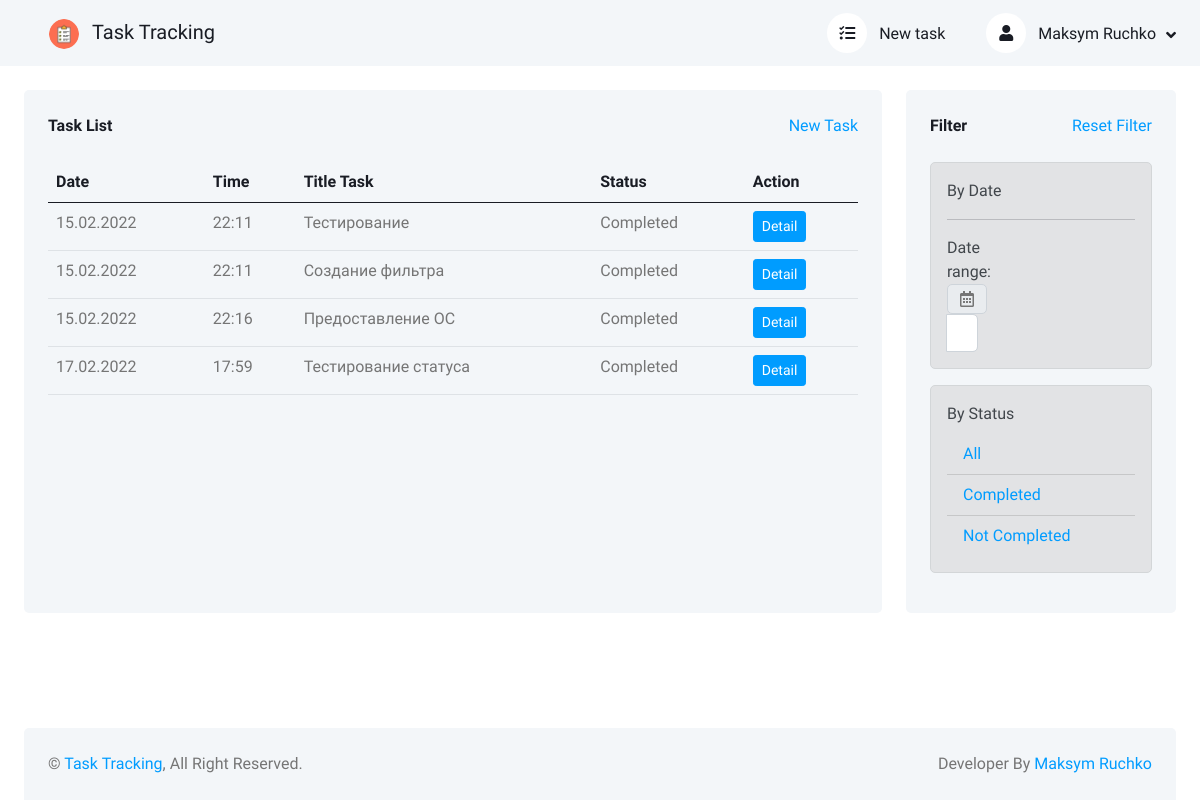
Page /?q=completed (signed in) on the committed database.
### users/models.py (models this page shows, shortened)
class CustomUser(AbstractUser):
    email = models.EmailField("E-mail", unique=True)
    username = models.CharField("Username", max_length=150, blank=True, null=True, unique=True)
    date_joined = models.DateTimeField("Date joined", default=timezone.now, blank=True, null=True)
    USERNAME_FIELD = 'email'
    REQUIRED_FIELDS = []
    objects = CustomUserManager()
    def get_absolute_url(self):
        return reverse('user_detail', kwargs={'user_name': str(self.username)})
    class Meta:
        verbose_name = 'User'
        verbose_name_plural = 'Users'
        ordering = ['id']

### tasks/models.py (models this page shows, shortened)
class Task(models.Model):
    NOT_COMPLETED = 'Not completed'
    COMPLETED = 'Сompleted'
    title = models.CharField('Title', max_length=150)
    description = models.TextField('Description')
    status = models.CharField(
        'Status',
        choices=[('not completed', NOT_COMPLETED), ('completed', COMPLETED), ],
        max_length=13,
    )
    creation_date = models.DateTimeField('Creation date', auto_now_add=True)
    owner = models.ForeignKey(
        get_user_model(),
        verbose_name='Owner',
        on_delete=models.CASCADE,
        blank=True,
        null=True,
    )
    class Meta:
        verbose_name = 'Task'
        verbose_name_plural = 'Tasks'

### tasks/views.py (the view)
# urls.py: path('', HomeTaskListView.as_view(), name='home'),
class HomeTaskListView(LoginRequiredMixin, ListView):
    model = Task
    context_object_name = 'task_list'
    template_name = 'tasks/task_list.html'
    login_url = 'login'
    ordering = ['-creation_date']
    def get_context_data(self, *, object_list=None, **kwargs):
        context = super(HomeTaskListView, self).get_context_data(**kwargs)
        context['task_list'] = context['task_list'].filter(owner=self.request.user)
        return context
    def get_queryset(self):
        if self.request.GET.get('q') == None:
            status_filter = Task.objects.all()
        elif self.request.GET.get('q') != None:
            q = self.request.GET.get('q')
            status_filter = Task.objects.filter(status__iexact=q)
        else:
            q = ''
            status_filter = Task.objects.filter(status__iexact=q)
        return status_filter

### tasks/templates/tasks/task_list.html (shortened to what this page needs)
{% extends 'base.html' %}
{% load static %}
{% block content %}
<div class="row g-4">
    <div class="col-sm-12 col-xl-9">
        <div class="bg-light rounded h-100 p-4">
            <div class="d-flex align-items-center justify-content-between mb-4">
                <h6 class="mb-0">Task List</h6>
                <a href="{% url 'task_create' %}">New Task</a>
            </div>
            <div class="table-responsive">
                <table class="table">
                    <thead>
                    <tr class="text-dark">
                        <th scope="col">Date</th>
                        <th scope="col">Time</th>
                        <th scope="col">Title Task</th>
                        <th scope="col">Status</th>
                        <th scope="col">Action</th>
                    </tr>
                    </thead>
                    <tbody>
                    {% for task in task_list %}
                    <tr>
                        <td>{{ task.creation_date | date:"d.m.Y" }}</td>
                        <td>{{ task.creation_date | date:"H:i" }}</td>
                        <td>{{ task.title }}</td>
                        <td>{{ task.get_status_display }}</td>
                        <td><a class="btn btn-sm btn-primary" href="{% url 'task_detail' task.pk %}">Detail</a></td>
                    </tr>
                    {% empty %}
                    <tr>
                        <td colspan="5" class="text-center">No Task In List</td>
                    </tr>
                    {% endfor %}
                    </tbody>
                </table>
            </div>
        </div>
    </div>
    <div class="col-sm-12 col-xl-3">
        <div class="bg-light rounded h-100 p-4">
            <div class="d-flex align-items-center justify-content-between mb-4">
                <h6 class="mb-0">Filter</h6>
                <a href="#">Reset Filter</a>
            </div>
            <div class="alert alert-secondary" role="alert">
                <span class="mb-0">By Date</span>
                <hr>
                <div class="col-sm-12 col-xl-2">
                    <div class="form-group">
                        <label>Date range:</label>
                        <div class="input-group">
                            <div class="input-group-prepend">
                                <span class="input-group-text">
                                    <i class="far fa-calendar-alt"></i>
                                </span>
                            </div>
                            <input type="text" class="form-control float-right" id="reservation">
                        </div>
                    </div>
                </div>
            </div>
            <div class="alert alert-secondary" role="alert">
                <span class="mb-0">By Status</span>
                <div class="col-sm-12 col-xl-12 mt-2">
                    <ul class="list-group list-group-flush">
                        <li class="list-group-item bg-transparent">
                            <a href="{% url 'home' %}">All</a>
                        </li>
                        <li class="list-group-item bg-transparent">
                            <a href="{% url 'home' %}?q=completed" name="q">Completed</a>
                        </li>
                        <li class="list-group-item bg-transparent">
                            <a href="{% url 'home' %}?q=not completed" name="q">Not Completed</a>
                        </li>
                    </ul>
                </div>
            </div>
        </div>
    </div>
</div>
{% endblock content %}

### tasks/templates/base.html (shortened to what this page needs)
<!DOCTYPE html>
{% load static %}
<html lang="en">
<head>
    <link href="https://cdnjs.cloudflare.com/ajax/libs/font-awesome/5.10.0/css/all.min.css" rel="stylesheet">
    <link href="https://cdn.jsdelivr.net/npm/bootstrap-icons@1.4.1/font/bootstrap-icons.css" rel="stylesheet">
    <link href="{% static 'tasks/lib/owlcarousel/assets/owl.carousel.min.css' %}" rel="stylesheet">
    <link href="{% static 'tasks/lib/tempusdominus/css/tempusdominus-bootstrap-4.min.css' %}" rel="stylesheet" />
    <link href="{% static 'tasks/css/bootstrap.min.css' %}" rel="stylesheet">
    <link href="{% static 'tasks/css/style.css' %}" rel="stylesheet">
</head>
<body>
<div class="container-xxl position-relative bg-white d-flex p-0">
    <div class="content open d-flex flex-column min-vh-100">
        <nav class="navbar navbar-expand bg-light navbar-light sticky-top px-4 py-0">
            <div class="navbar-nav align-items-center">
                <div class="navbar-brand">
                    <a href="{% url 'home' %}" class="nav-link">
                        <img class="rounded-circle me-lg-2" src="{% static 'tasks/img/checklist.png' %}" alt="Logo" style="width: 30px; height: 30px;">
                        <span class="d-none d-lg-inline-flex">Task Tracking</span>
                    </a>
                </div>
            </div>
            <div class="navbar-nav align-items-center ms-auto">
                <div class="nav-item dropdown me-lg-3">
                    <a href="{% url 'task_create' %}" class="nav-link">
                        <i class="fas fa-tasks me-lg-2"></i>
                        <span class="d-none d-lg-inline-flex">New task</span>
                    </a>
                </div>
                <div class="nav-item dropdown">
                    {% if user.is_authenticated %}
                    <a href="#" class="nav-link dropdown-toggle" data-bs-toggle="dropdown">
                        <i class="fas fa-user me-lg-2"></i>
                        {% if not user.first_name and not user.last_name %}
                        <span class="d-none d-lg-inline-flex">{{ user.username }}</span>
                        {% else %}
                        <span class="d-none d-lg-inline-flex">{{ user.first_name }} {{ user.last_name }}</span>
                        {% endif %}
                    </a>
                    {% endif %}
                </div>
            </div>
        </nav>
        <div class="container-fluid pt-4 px-4 flex-grow-1">
            {% block content %}
            {% endblock content %}
        </div>
        <div class="container-fluid pt-4 px-4">
            <div class="bg-light rounded-top p-4">
                <div class="row">
                    <div class="col-12 col-sm-6 text-center text-sm-start">
                        &copy; <a href="{% url 'home' %}">Task Tracking</a>, All Right Reserved.
                    </div>
                    <div class="col-12 col-sm-6 text-center text-sm-end">
                        Developer By <a href="https://t.me/lucky4move">Maksym Ruchko</a>
                    </div>
                </div>
            </div>
        </div>
    </div>
</div>
</body>
</html>

### tasks/static/tasks/css/style.css (style rules this page uses)
:root { --primary: #009CFF; --light: #F3F6F9; --dark: #191C24; }
.btn { transition: .5s; }
.btn.btn-primary { color: #FFFFFF; }
.content { margin-left: 250px; min-height: 100vh; background: #FFFFFF; transition: 0.5s; }
@media (min-width: 992px) { .content { width: calc(100% - 250px); } }
@media (min-width: 992px) { .content.open { width: 100%; margin-left: 0; } }
.content .navbar .navbar-nav .nav-link { margin-left: 25px; padding: 12px 0; color: var(--dark); outline: none; }
.content .navbar .sidebar-toggler, .content .navbar .navbar-nav .nav-link i { width: 40px; height: 40px; display: inline-flex; align-items: center; justify-content: center; background: #FFFFFF; border-radius: 40px; }
.content .navbar .dropdown-toggle::after { margin-left: 6px; vertical-align: middle; border: none; content: "\f107"; font-family: "Font Awesome 5 Free"; font-weight: 900; transition: .5s; }

### rows in the picture
CustomUser: first_name "Maksym", last_name "Ruchko"
Task: creation_date "15.02.2022", creation_date "22:11", title "Тестирование", status "Сompleted"
Task: creation_date "15.02.2022", creation_date "22:11", title "Создание фильтра", status "Сompleted"
Task: creation_date "15.02.2022", creation_date "22:16", title "Предоставление ОС", status "Сompleted"
Task: creation_date "17.02.2022", creation_date "17:59", title "Тестирование статуса", status "Сompleted"
